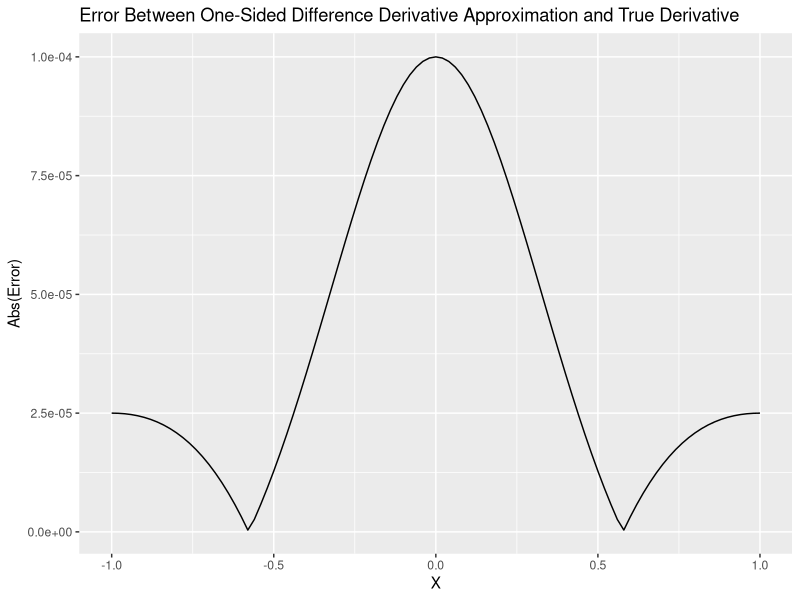
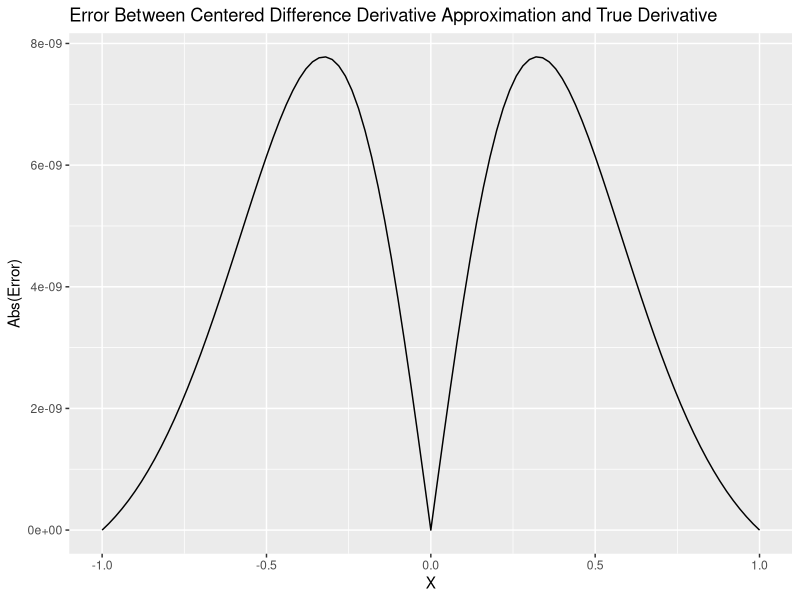

Write R code to recreate these figures, in order.
library(ggplot2)

x = seq(-1,1,length.out = 100)

#F(X)
f <- function(x)((1 + x^2)^-1)

#Exact Derivative function
exact_diff <- function(x){}
body(exact_diff) <- D(body(f), 'x')

#Estimated Derivative function
onesidediff <- function(f, x, h){
  formula <- function(x)(((f(x + h) - f(x))/h))
  return(formula)
}

#Estimated Centered Derivative function
centerdiff <- function(f, x, h){
  formula <- function(x)(((f(x + h) - f(x - h))/(2*h)))
  return(formula)
}


#One-sided approximation with given parameters
one_side_estimate = onesidediff(f, x, 1e-4)

#Centered Approximation with given paramters 
centered_estimate = centerdiff(f, x, 1e-4)

#calculated error between the one-sided difference and the true difference
one_side_error = function(x)(abs(one_side_estimate(x) - exact_diff(x)))
centered_error = function(x)(abs(centered_estimate(x) - exact_diff(x)))

# p1 <- ggplot(data.frame(x = c(-1,1)), aes(x=x)) + stat_function(fun = estimate, colour="red", size = 2) + stat_function(fun = exact_diff, size = 1)

one_side_error_plot <- ggplot(data.frame(x = c(-1,1)), aes(x=x)) + stat_function(fun = one_side_error)
one_side_error_plot <- one_side_error_plot + scale_x_continuous(name = "X") + scale_y_continuous(name="Abs(Error)") + ggtitle("Error Between One-Sided Difference Derivative Approximation and True Derivative")
centered_error_plot <- ggplot(data.frame(x = c(-1,1)), aes(x=x)) + stat_function(fun = centered_error)
centered_error_plot <- centered_error_plot + scale_x_continuous(name = "X") + scale_y_continuous(name="Abs(Error)") + ggtitle("Error Between Centered Difference Derivative Approximation and True Derivative")
one_side_error_plot
centered_error_plot
